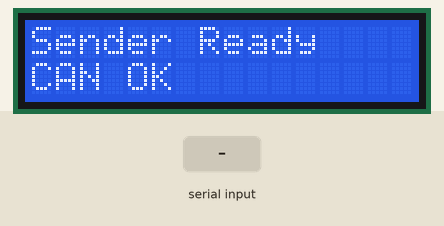
Simulated run of this sketch. Board: Arduino Uno, built with avr-gcc and run on an emulated ATmega328P. Parts: 16×2 character LCD. Inputs (shaded band) come from the test bench. What the sketch prints to the serial monitor is not drawn.

Above: at 1.4 s.
1.5 s: "1\n" received over Serial
At 2.7 s:
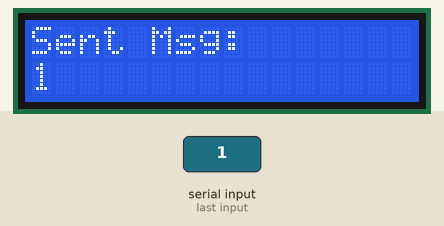
3.0 s: "0\n" received over Serial
At 3.9 s:
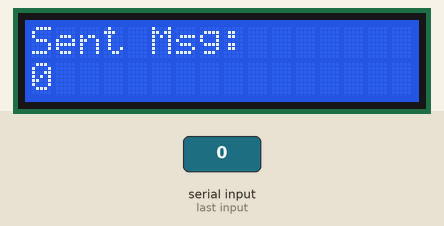
4.5 s: "2\n" received over Serial
At 5.0 s:
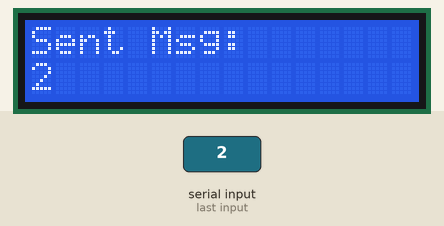
Timing chart, 0 to 7.5 s (numbered marks = the images above; inputs shaded):
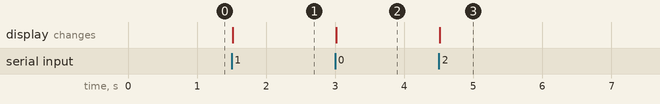

The sketch:

SerialTestTransmitter.ino
```cpp
#include <SPI.h>
#include <mcp_can.h>
#include <Wire.h>
#include <LiquidCrystal_I2C.h>

#define CAN_CS 10
MCP_CAN CAN0(CAN_CS);
LiquidCrystal_I2C lcd(0x27,16,2); // change 0x27 to 0x3F if needed

void setup() {
  Serial.begin(115200);
  lcd.init(); lcd.backlight();
  lcd.setCursor(0,0); lcd.print("Sender Ready");

  if (CAN0.begin(MCP_ANY, 500000, MCP_8MHZ) == CAN_OK) {
    Serial.println("CAN OK");
    lcd.setCursor(0,1); lcd.print("CAN OK");
  } else {
    Serial.println("CAN FAIL");
    lcd.setCursor(0,1); lcd.print("CAN FAIL");
    while(1);
  }
  CAN0.setMode(MCP_NORMAL);
  delay(200);
}

void loop() {
  if (Serial.available()) {
    String msg = Serial.readStringUntil('\n'); // read typed message
    int len = msg.length();
    if (len > 8) len = 8; // max 8 bytes per CAN frame

    uint8_t buf[8];
    for (int i=0;i<len;i++) buf[i] = msg[i];

    if (CAN0.sendMsgBuf(0x100, 0, len, buf) == CAN_OK) {
      Serial.print("Sent: "); Serial.println(msg);
      lcd.clear();
      lcd.setCursor(0,0);
      lcd.print("Sent Msg:");
      lcd.setCursor(0,1);
      lcd.print(msg);
    } else {
      Serial.println("Send fail");}}}
```

Measured:
- after the input at 1.5 s, the display: changes at once (image 1)
- after the input at 3.0 s, the display: changes at once (image 2)
- after the input at 4.5 s, the display: changes at once (image 3)
